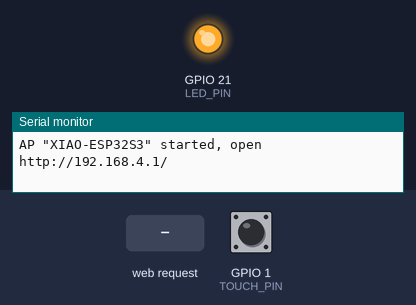
Simulated run of this sketch. Board: Seeed XIAO ESP32-S3. On the bench: output pins drawn as LEDs (lit = HIGH), the last lines printed to the serial monitor. The inputs (shaded band) are chosen by the test bench; at power-on: GPIO 1 (TOUCH_PIN) HIGH.

Above: at 1.6 s.
1.7 s: HTTP request GET /api/led?state=on received
At 2.7 s:
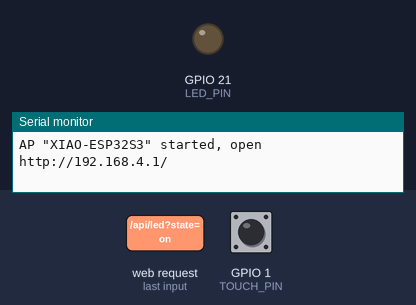
3.2 s: HTTP request GET /api/led?state=off received
At 3.8 s:
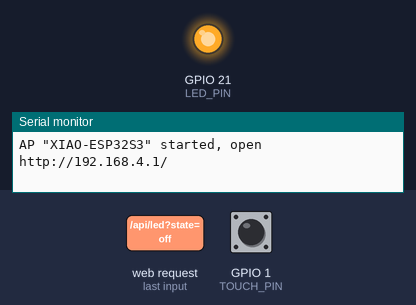
6.2 s: HTTP request GET /api/led?state=toggle received
At 7.3 s:
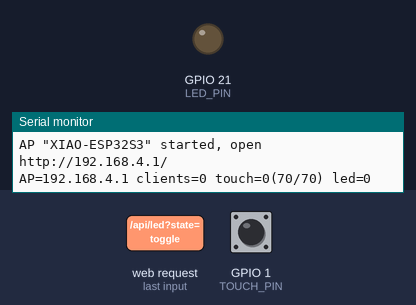
Timing chart, 0 to 9.2 s (numbered marks = the images above; inputs shaded):
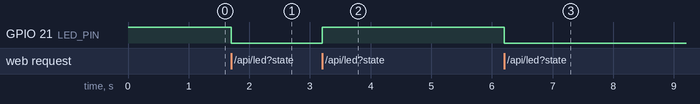

Measured:
- after the input at 1.7 s, GPIO 21 (LED_PIN): HIGH → LOW at once
- after the input at 3.2 s, GPIO 21 (LED_PIN): LOW → HIGH at once
- after the input at 6.2 s, GPIO 21 (LED_PIN): HIGH → LOW at once

The sketch:

APDashboard.ino
```cpp
// XIAO ESP32-S3 AP mode dashboard (no internet needed)
// - board broadcasts its own Wi-Fi (AP_SSID in secrets.h); phone joins it
// - web server at http://192.168.4.1/ : touch value, LED on/off
// - LED (GPIO21, LOW = ON), touch sensor D0 (GPIO1, TOUCH1)
// - API: /api/status, /api/led?state=on|off|toggle
// build: arduino-cli compile --fqbn esp32:esp32:XIAO_ESP32S3 APDashboard
#include <WiFi.h>
#include <WebServer.h>
#include "secrets.h"
#include "dashboard_html.h"

#define LED_PIN   21
#define TOUCH_PIN 1

const IPAddress AP_IP(192, 168, 4, 1);
const IPAddress AP_MASK(255, 255, 255, 0);

WebServer server(80);

bool ledOn = false;
bool touched = false;
uint32_t baseline;
uint32_t touchValue;

void setLed(bool on) {
  ledOn = on;
  digitalWrite(LED_PIN, on ? LOW : HIGH);
}

void calibrateTouch() {
  // discard unstable readings right after boot
  for (int i = 0; i < 10; i++) {
    touchRead(TOUCH_PIN);
    delay(20);
  }
  // calibrate baseline (don't touch during boot)
  uint64_t sum = 0;
  for (int i = 0; i < 20; i++) {
    sum += touchRead(TOUCH_PIN);
    delay(10);
  }
  baseline = sum / 20;
}

void updateTouch() {
  touchValue = touchRead(TOUCH_PIN);
  touched = touchValue > baseline * 1.3;  // 30% above baseline
  // track baseline while not touched
  if (!touched) {
    baseline = (baseline * 15 + touchValue) / 16;
  }
}

String statusJson() {
  return String("{\"led\":") + (ledOn ? "true" : "false") +
         ",\"touched\":" + (touched ? "true" : "false") +
         ",\"value\":" + touchValue +
         ",\"baseline\":" + baseline +
         ",\"clients\":" + WiFi.softAPgetStationNum() + "}";
}

void handleRoot() {
  server.send_P(200, "text/html; charset=utf-8", DASHBOARD_HTML);
}

void handleStatus() {
  server.send(200, "application/json", statusJson());
}

void handleLed() {
  String state = server.arg("state");
  if (state == "on") {
    setLed(true);
  } else if (state == "off") {
    setLed(false);
  } else if (state == "toggle") {
    setLed(!ledOn);
  } else {
    server.send(400, "application/json", "{\"error\":\"state must be on, off or toggle\"}");
    return;
  }
  server.send(200, "application/json", statusJson());
}

void handleNotFound() {
  // any other path (e.g. phone connectivity checks) -> dashboard
  server.sendHeader("Location", "http://192.168.4.1/");
  server.send(302, "text/plain", "");
}

void setup() {
  Serial.begin(115200);
  pinMode(LED_PIN, OUTPUT);
  setLed(false);

  calibrateTouch();

  WiFi.mode(WIFI_AP);
  WiFi.softAPConfig(AP_IP, AP_IP, AP_MASK);
  if (!WiFi.softAP(AP_SSID, AP_PASS, 1, 0, 4)) {  // channel 1, visible, max 4 devices
    Serial.println("softAP start failed");
  }
  Serial.printf("AP \"%s\" started, open http://%s/\n", AP_SSID, WiFi.softAPIP().toString().c_str());

  server.on("/", HTTP_GET, handleRoot);
  server.on("/api/status", HTTP_GET, handleStatus);
  server.on("/api/led", handleLed);
  server.onNotFound(handleNotFound);
  server.begin();
}

void loop() {
  static uint32_t lastTouch = 0;
  static uint32_t lastPrint = 0;

  server.handleClient();

  if (millis() - lastTouch >= 50) {
    lastTouch = millis();
    updateTouch();
  }

  if (millis() - lastPrint >= 5000) {
    lastPrint = millis();
    Serial.printf("AP=%s clients=%d touch=%d(%lu/%lu) led=%d\n",
                  WiFi.softAPIP().toString().c_str(), WiFi.softAPgetStationNum(),
                  touched, touchValue, baseline, ledOn);
  }
}
```

dashboard_html.h
```cpp
// Dashboard served at http://192.168.4.1/ (LED, touch)
// kept out of the .ino: the Arduino preprocessor injects prototypes into JS functions inside raw strings
#pragma once

const char DASHBOARD_HTML[] PROGMEM = R"rawliteral(<!doctype html>
<html lang="ko">
<head>
<meta charset="utf-8">
<meta name="viewport" content="width=device-width, initial-scale=1">
<title>XIAO AP 대시보드</title>
<style>
  :root { --bg:#f4f5f7; --card:#fff; --text:#1d1f23; --muted:#6b7280; --on:#f59e0b; --touch:#10b981; --off:#d1d5db; --err:#ef4444; }
  @media (prefers-color-scheme: dark) {
    :root { --bg:#111317; --card:#1b1e24; --text:#e8eaed; --muted:#9aa0a6; --off:#3a3f47; }
  }
  * { box-sizing:border-box; }
  body { margin:0; font-family:system-ui,-apple-system,"Malgun Gothic",sans-serif; background:var(--bg); color:var(--text); }
  main { max-width:480px; margin:0 auto; padding:24px 16px; }
  h1 { font-size:20px; margin:0 0 4px; }
  .sub { color:var(--muted); font-size:13px; margin-bottom:20px; }
  .sub.err { color:var(--err); }
  .card { background:var(--card); border-radius:14px; padding:20px; margin-bottom:16px; box-shadow:0 1px 3px rgba(0,0,0,.08); }
  .row { display:flex; align-items:center; justify-content:space-between; gap:12px; }
  .label { font-size:15px; font-weight:600; }
  .state { font-size:13px; color:var(--muted); margin-top:4px; }
  .dot { width:56px; height:56px; flex:none; border-radius:50%; background:var(--off); transition:background .15s, box-shadow .15s; }
  .dot.led { background:var(--on); box-shadow:0 0 24px var(--on); }
  .dot.touch { background:var(--touch); box-shadow:0 0 24px var(--touch); }
  .btns { display:flex; gap:10px; margin-top:16px; }
  button { flex:1; padding:14px; font-size:16px; font-weight:600; border:0; border-radius:10px; cursor:pointer; background:var(--off); color:var(--text); font-family:inherit; }
  button.primary { background:var(--on); color:#fff; }
  .value { font-size:32px; font-weight:700; font-variant-numeric:tabular-nums; margin-top:12px; }
  .bar { height:8px; border-radius:4px; background:var(--off); margin-top:10px; overflow:hidden; }
  .bar > div { height:100%; width:0; background:var(--touch); transition:width .15s; }
  .meta { font-size:12px; color:var(--muted); margin-top:8px; font-variant-numeric:tabular-nums; }
</style>
</head>
<body>
<main>
  <h1>XIAO ESP32-S3</h1>
  <div class="sub" id="conn">연결 중…</div>

  <div class="card">
    <div class="row">
      <div><div class="label">LED (GPIO21)</div><div class="state" id="ledState">-</div></div>
      <div class="dot" id="ledDot"></div>
    </div>
    <div class="btns">
      <button class="primary" onclick="setLed('on')">켜기</button>
      <button onclick="setLed('off')">끄기</button>
    </div>
  </div>

  <div class="card">
    <div class="row">
      <div><div class="label">터치센서 (D0)</div><div class="state" id="touchState">-</div></div>
      <div class="dot" id="touchDot"></div>
    </div>
    <div class="value" id="touchValue">-</div>
    <div class="bar"><div id="touchBar"></div></div>
    <div class="meta" id="touchMeta">-</div>
  </div>
</main>
<script>
function render(s) {
  document.getElementById('ledState').textContent = s.led ? '켜짐' : '꺼짐';
  document.getElementById('ledDot').className = 'dot' + (s.led ? ' led' : '');
  document.getElementById('touchState').textContent = s.touched ? '터치 중' : '터치 안 함';
  document.getElementById('touchDot').className = 'dot' + (s.touched ? ' touch' : '');
  document.getElementById('touchValue').textContent = s.value.toLocaleString();
  // bar: baseline = 0%, threshold (baseline x1.3) = 100%
  const pct = Math.max(0, Math.min(100, (s.value - s.baseline) / (s.baseline * 0.3) * 100));
  document.getElementById('touchBar').style.width = pct + '%';
  document.getElementById('touchMeta').textContent = '기준 ' + s.baseline.toLocaleString() + ' · 터치 판정 ' + Math.round(s.baseline * 1.3).toLocaleString() + ' 이상';
  const c = document.getElementById('conn');
  c.textContent = '연결됨 · ' + location.host + ' · 접속 기기 ' + s.clients + '대';
  c.className = 'sub';
}
function fail() {
  const c = document.getElementById('conn');
  c.textContent = '보드와 연결 끊김 · 휴대폰이 보드 Wi-Fi에 연결되어 있는지 확인하세요';
  c.className = 'sub err';
}
async function poll() {
  try { render(await (await fetch('/api/status')).json()); } catch (e) { fail(); }
  setTimeout(poll, 200);
}
async function setLed(state) {
  try { render(await (await fetch('/api/led?state=' + state, { method: 'POST' })).json()); } catch (e) { fail(); }
}
poll();
</script>
</body>
</html>)rawliteral";
```

secrets.example.h
```cpp
// Copy to secrets.h and fill in. secrets.h is git-ignored.
#pragma once

#define AP_SSID "XIAO-ESP32S3"
#define AP_PASS "change-me-8chars"  // WPA2: 8~63 chars
```
